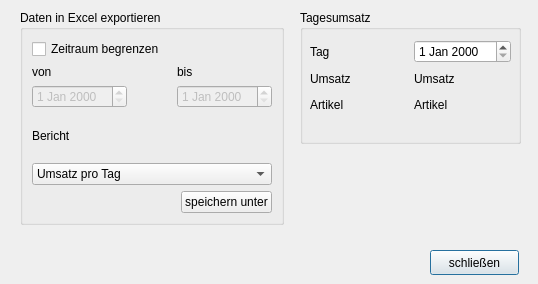
<?xml version="1.0" encoding="UTF-8"?>
<ui version="4.0">
 <class>Reporting</class>
 <widget class="QDialog" name="Reporting">
  <property name="geometry">
   <rect>
    <x>0</x>
    <y>0</y>
    <width>538</width>
    <height>284</height>
   </rect>
  </property>
  <property name="windowTitle">
   <string>Umsätze</string>
  </property>
  <property name="modal">
   <bool>true</bool>
  </property>
  <widget class="QPushButton" name="pushButton">
   <property name="geometry">
    <rect>
     <x>430</x>
     <y>250</y>
     <width>89</width>
     <height>25</height>
    </rect>
   </property>
   <property name="text">
    <string>schließen</string>
   </property>
  </widget>
  <widget class="QGroupBox" name="groupBox">
   <property name="geometry">
    <rect>
     <x>20</x>
     <y>10</y>
     <width>264</width>
     <height>215</height>
    </rect>
   </property>
   <property name="title">
    <string>Daten in Excel exportieren</string>
   </property>
   <layout class="QHBoxLayout" name="horizontalLayout_3">
    <item>
     <layout class="QVBoxLayout" name="verticalLayout_3">
      <item>
       <widget class="QCheckBox" name="chbSpecifyDates">
        <property name="text">
         <string>Zeitraum begrenzen</string>
        </property>
       </widget>
      </item>
      <item>
       <layout class="QHBoxLayout" name="horizontalLayout_2">
        <item>
         <layout class="QVBoxLayout" name="verticalLayout_2">
          <item>
           <widget class="QLabel" name="label">
            <property name="text">
             <string>von</string>
            </property>
           </widget>
          </item>
          <item>
           <widget class="QDateEdit" name="dateStart">
            <property name="enabled">
             <bool>false</bool>
            </property>
           </widget>
          </item>
         </layout>
        </item>
        <item>
         <spacer name="horizontalSpacer_2">
          <property name="orientation">
           <enum>Qt::Horizontal</enum>
          </property>
          <property name="sizeHint" stdset="0">
           <size>
            <width>40</width>
            <height>20</height>
           </size>
          </property>
         </spacer>
        </item>
        <item>
         <layout class="QVBoxLayout" name="verticalLayout">
          <item>
           <widget class="QLabel" name="label_2">
            <property name="text">
             <string>bis</string>
            </property>
           </widget>
          </item>
          <item>
           <widget class="QDateEdit" name="dateEnd">
            <property name="enabled">
             <bool>false</bool>
            </property>
           </widget>
          </item>
         </layout>
        </item>
       </layout>
      </item>
      <item>
       <widget class="QLabel" name="label_3">
        <property name="text">
         <string>Bericht</string>
        </property>
       </widget>
      </item>
      <item>
       <widget class="QComboBox" name="cbxReportSelection">
        <item>
         <property name="text">
          <string>Umsatz pro Tag</string>
         </property>
        </item>
        <item>
         <property name="text">
          <string>Umsatz pro Artikel</string>
         </property>
        </item>
        <item>
         <property name="text">
          <string>Umsatz pro Verkauf</string>
         </property>
        </item>
       </widget>
      </item>
      <item>
       <layout class="QHBoxLayout" name="horizontalLayout">
        <item>
         <spacer name="horizontalSpacer">
          <property name="orientation">
           <enum>Qt::Horizontal</enum>
          </property>
          <property name="sizeHint" stdset="0">
           <size>
            <width>40</width>
            <height>20</height>
           </size>
          </property>
         </spacer>
        </item>
        <item>
         <widget class="QPushButton" name="btnSaveAs">
          <property name="text">
           <string>speichern unter</string>
          </property>
         </widget>
        </item>
       </layout>
      </item>
     </layout>
    </item>
   </layout>
  </widget>
  <widget class="QGroupBox" name="groupBox_2">
   <property name="geometry">
    <rect>
     <x>300</x>
     <y>10</y>
     <width>221</width>
     <height>134</height>
    </rect>
   </property>
   <property name="title">
    <string>Tagesumsatz</string>
   </property>
   <widget class="QWidget" name="">
    <property name="geometry">
     <rect>
      <x>10</x>
      <y>30</y>
      <width>201</width>
      <height>74</height>
     </rect>
    </property>
    <layout class="QGridLayout" name="gridLayout">
     <item row="0" column="0">
      <widget class="QLabel" name="label_5">
       <property name="text">
        <string>Tag</string>
       </property>
      </widget>
     </item>
     <item row="0" column="1">
      <widget class="QDateEdit" name="dateDay"/>
     </item>
     <item row="1" column="0">
      <widget class="QLabel" name="label_4">
       <property name="text">
        <string>Umsatz</string>
       </property>
      </widget>
     </item>
     <item row="1" column="1">
      <widget class="QLabel" name="lblTurnover">
       <property name="text">
        <string>Umsatz</string>
       </property>
      </widget>
     </item>
     <item row="2" column="0">
      <widget class="QLabel" name="label_6">
       <property name="text">
        <string>Artikel</string>
       </property>
      </widget>
     </item>
     <item row="2" column="1">
      <widget class="QLabel" name="lblArticle">
       <property name="text">
        <string>Artikel</string>
       </property>
      </widget>
     </item>
    </layout>
   </widget>
  </widget>
 </widget>
 <resources/>
 <connections/>
</ui>
